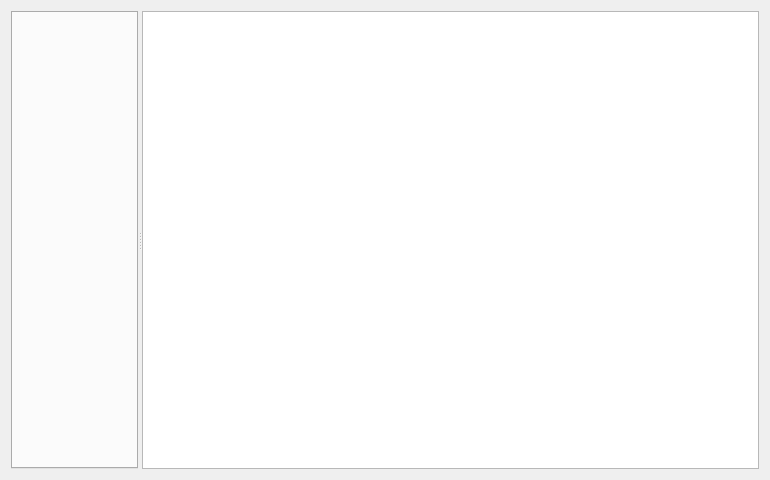
<?xml version="1.0" encoding="UTF-8"?>
<ui version="4.0">
 <class>Help</class>
 <widget class="QDialog" name="Help">
  <property name="geometry">
   <rect>
    <x>0</x>
    <y>0</y>
    <width>770</width>
    <height>480</height>
   </rect>
  </property>
  <property name="windowTitle">
   <string>Dialog</string>
  </property>
  <layout class="QVBoxLayout" name="verticalLayout">
   <item>
    <widget class="QSplitter" name="splitter">
     <property name="orientation">
      <enum>Qt::Horizontal</enum>
     </property>
     <widget class="QTabWidget" name="tab">
      <property name="maximumSize">
       <size>
        <width>250</width>
        <height>16777215</height>
       </size>
      </property>
      <property name="tabShape">
       <enum>QTabWidget::Rounded</enum>
      </property>
     </widget>
     <widget class="QTextBrowser" name="text">
      <property name="maximumSize">
       <size>
        <width>16777215</width>
        <height>16777215</height>
       </size>
      </property>
      <property name="styleSheet">
       <string notr="true"/>
      </property>
      <property name="horizontalScrollBarPolicy">
       <enum>Qt::ScrollBarAlwaysOff</enum>
      </property>
     </widget>
    </widget>
   </item>
  </layout>
 </widget>
 <resources/>
 <connections/>
</ui>
